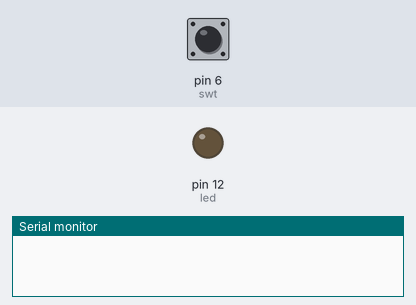
Bench run of a sketch on a simulated Arduino Uno, built with avr-gcc and run on an emulated ATmega328P. Shown: output pins drawn as LEDs (lit = HIGH), the last lines printed to the serial monitor. The inputs (shaded band) are chosen by the test bench; at power-on: pin 6 (swt) LOW.

Above: at 1.2 s.
1.3 s: pin 6 (swt) pulled HIGH for 0.15 s
At 2.5 s:
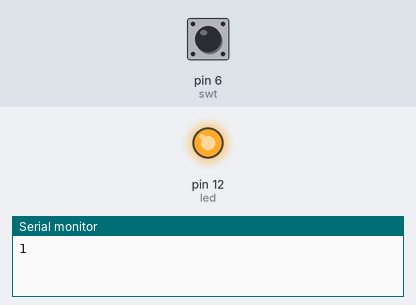
2.9 s: pin 6 (swt) pulled HIGH for 1 s
At 3.7 s:
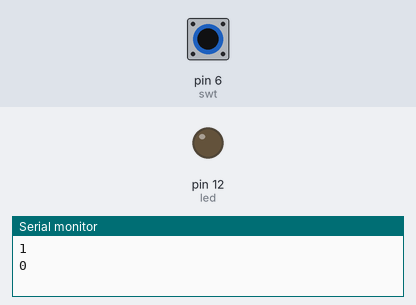
5.4 s: pin 6 (swt) pulled HIGH for 3.2 s
At 6.8 s:
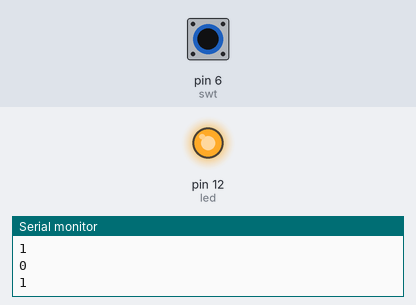
Timing chart, 0 to 8.4 s (numbered marks = the images above; inputs shaded):
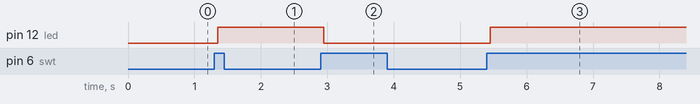

Measured:
- after the input at 1.3 s, pin 12 (led): LOW → HIGH after 0.05 s
- after the input at 2.9 s, pin 12 (led): HIGH → LOW after 0.05 s
- after the input at 5.4 s, pin 12 (led): LOW → HIGH after 0.05 s

The sketch:

LED_TOGGLE.ino
```cpp
//#include <ESP8266WiFi.h>
int led = 12;
int swt = 6;
int swtstate;
int ledstate = LOW;
int lastSwtState = LOW;
unsigned long lastDebounceTime = 0;
unsigned long debounceDelay = 50; // Debounce delay time in milliseconds

void setup()
{
    Serial.begin(115200);
    pinMode(led, OUTPUT);
    pinMode(swt, INPUT);
}

void loop()
{
    int reading = digitalRead(swt);

    // Check if the button state has changed
    if (reading != lastSwtState) {
        lastDebounceTime = millis();
    }

    // If enough time has passed, check if the button is stable
    if ((millis() - lastDebounceTime) > debounceDelay) {
        if (reading != swtstate) {
            swtstate = reading;
            // Only toggle the LED if the switch is HIGH
            if (swtstate == HIGH) {
                ledstate = !ledstate;
                digitalWrite(led, ledstate);
                Serial.println(ledstate);
            }
        }
    }

    // Update the last switch state
    lastSwtState = reading;
}
```
